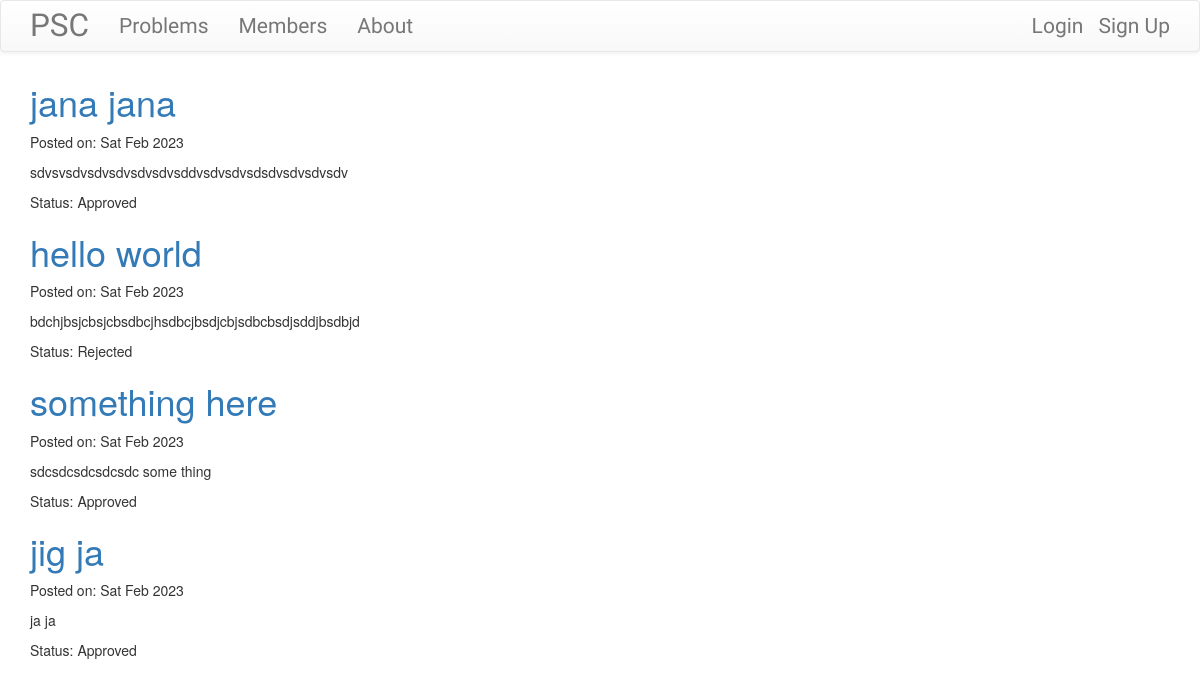
Page /problems/solution/ on the committed database.
### problems/models.py (models this page shows, shortened)
class Solution(models.Model):
    problem = models.ForeignKey('problems.Problem', related_name='solutions', on_delete=models.CASCADE) # this line connects each solution to an actual problem
    author = models.ForeignKey('accounts.CustomUser', on_delete=models.CASCADE)
    solution_title = models.CharField(max_length=50, verbose_name="Solution title")
    solution_brief = models.TextField()
    created_date = models.DateTimeField(default=timezone.now)
    approved_solution = models.BooleanField(default=False)
    rejected_solution = models.BooleanField(default=False)
    class Meta:
        verbose_name = "Solution"
        verbose_name_plural = "Solutions"

### problems/views.py (the view)
# urls.py: path("solution/", views.SolutionListView.as_view(), name="solution_list"),
class SolutionListView(ListView, LoginRequiredMixin):
    model = Solution
    template_name = "solution_list.html"
    login_url = 'login/'
    redirect_field_name = 'problems/solution_detail.html'
    def get_queryset(self):
        return Solution.objects.order_by('created_date')

### problems/templates/problems/solution_list.html
{% extends 'base.html' %}
{% block content %}
    <div class="centerstage">
        {% for solution in solution_list %}
            <div class="solution_card">
                <h1> <a href="{% url 'problems:problem_detail' pk=solution.problem.pk %}"> {{solution.solution_title}} </a></h1>
                <div class="date">
                    <p> Posted on: {{solution.created_date|date:"D M Y"}}</p>
                </div>
                <div class="Solution content">
                    <p> {{ solution.solution_brief|safe|linebreaks }} </p>
                </div>
                {% if solution.approved_solution %}
                <p> Status: Approved </p>
                {% else %}
                <p> Status: Rejected </p>
                {% endif %}
            </div>
        {% endfor %}
    </div>
{% endblock content %}

### static/problem_solvers_centre/css/master.css (style rules this page uses)
.centerstage { margin-left: auto; margin-right: auto; }

### rows in the picture
Solution: solution_title "jana jana", created_date "Sat Feb 2023", solution_brief "sdvsvsdvsdvsdvsdvsdvsddvsdvsdvsdsdvsdvsdvsdv", approved_solution "Status: Approved"
Solution: solution_title "hello world", created_date "Sat Feb 2023", solution_brief "bdchjbsjcbsjcbsdbcjhsdbcjbsdjcbjsdbcbsdjsddjbsdbjd", approved_solution "Status: Rejected"
Solution: solution_title "something here", created_date "Sat Feb 2023", solution_brief "sdcsdcsdcsdcsdc some thing", approved_solution "Status: Approved"
Solution: solution_title "jig ja", created_date "Sat Feb 2023", solution_brief "ja ja", approved_solution "Status: Approved"
